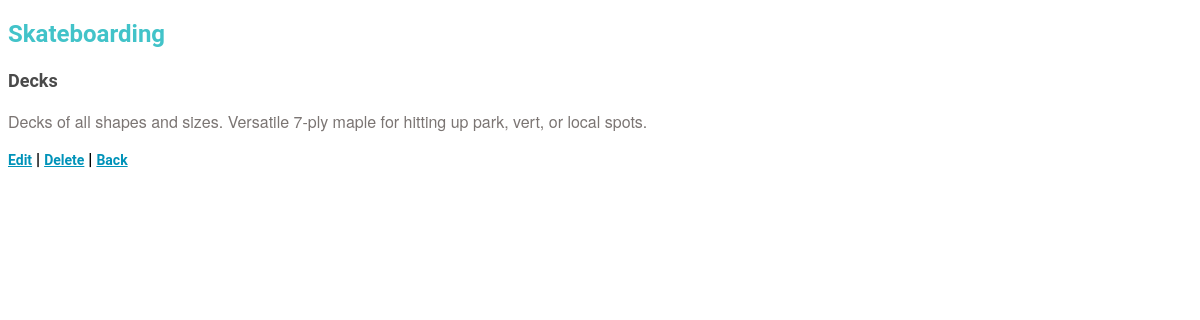
The page /catalog/Skateboarding/Decks/ (signed in) on the database its author committed.
### db_setup2.py (models this page shows, shortened)
class Category(Base):
    __tablename__ = 'category'
    name = Column(String(80), primary_key=True, nullable=False)

class Item(Base):
    __tablename__ = 'item'
    name = Column(String(80), nullable=False)
    id = Column(Integer, primary_key=True)
    description = Column(String(1000))
    created = Column(DateTime, default=datetime.datetime.utcnow)
    category_name = Column(String, ForeignKey('category.name'))
    category = relationship(Category)

### catalog2.py (the view)
@app.route('/catalog/<category_name>/<item_name>/')
def showItem(category_name, item_name):
    category = session.query(Category).filter_by(name=category_name).one()
    item = session.query(Item).filter_by(name=item_name,
                                         category_name=category_name).one()
    if 'username' not in login_session:
        return render_template(
                    'publicItem.html',
                    category=category,
                    category_name=category_name,
                    item=item,
                    item_name=item_name)
    else:
        return render_template(
                    'item.html',
                    category=category,
                    category_name=category_name, item=item,
                    item_name=item_name)

### templates/item.html
<!DOCTYPE html>
<html lang="en">
<head>
    <link rel=stylesheet type=text/css href="{{ url_for('static', filename='styles.css') }}">
</head>
<body>
    <div class="item-container">
        <div class="category_item">
            <div class="category-name">
                <h2> {{category.name}} </h2>
            </div>
            <div class="item-name brown-text">
                <h3> {{item.name}} </h3>
            </div>
            <div class="item-description grey-text">
                <p> {{item.description}}</p>
            </div>
        </div>
        <div class="edit-delete-links">
            <a href="{{ url_for('editItem', category_name = category_name, item_name = item_name) }}">Edit</a> |
            <a href="{{ url_for('deleteItem', category_name = category_name, item_name = item_name) }}">Delete</a> |
            <a href="{{ url_for('showCategory', category_name = category_name) }}">Back</a>
        </div>
    </div>
</body>
</html>

### static/styles.css (style rules this page uses)
* { font-family: "Helvetica Neue Bold", Roboto, Helvetica, Arial, sans-serif; font-weight: 700; }
h2 { font-size: 24px; color: #42C3C9; line-height: 29px; }
h3 { font-size: 18px; color: #4A4A4A; line-height: 23px; }
p { font-family: "Helvetica Neue", Roboto, Helvetica, Arial, sans-serif; font-size: 16px; color: #7B7573; line-height: 24px; font-weight: 400; }
a { font-size: 14px; color: #0093B9; line-height: 17px; }

### rows shown on the page
Category: name "Skateboarding"
Item: name "Decks", description "Decks of all shapes and sizes. Versatile 7-ply maple for hitting up park, vert, or local spots."
